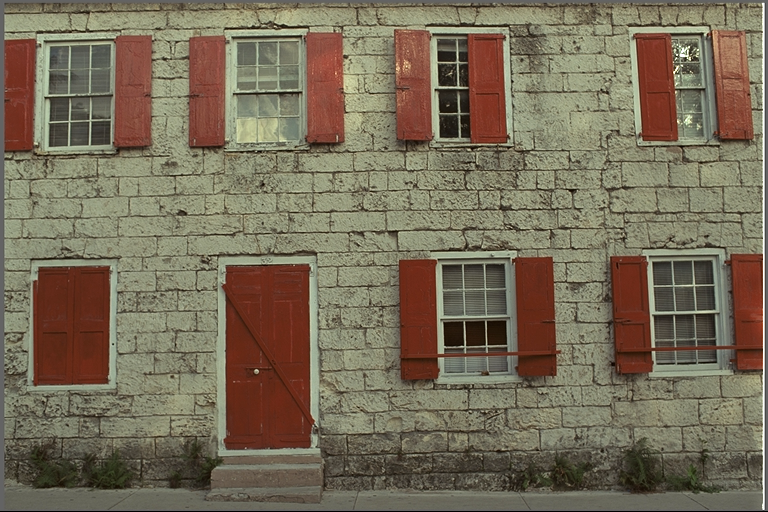
#> input picture kodim01.png, 768 x 512 px
$ python mul.py
#> lines starting #> are read from the running program, lines starting #| are printed output that depends on the picture
import numpy as np
import cv2 as cv

def multiply_demo(img, num):
    dst = cv.multiply(img,(num,num,num,num))
    return dst


if __name__ == '__main__':
    img = cv.imread('../kodim01.png')
#> img is the input picture: shape (512, 768, 3); mean B, G, R 88.4, 108.7, 119.8
    num = float(input())
#> the answer given: 3
    dst = multiply_demo(img,num)
#> in multiply_demo, `dst = cv.multiply(img,(num,num,num,num))`:
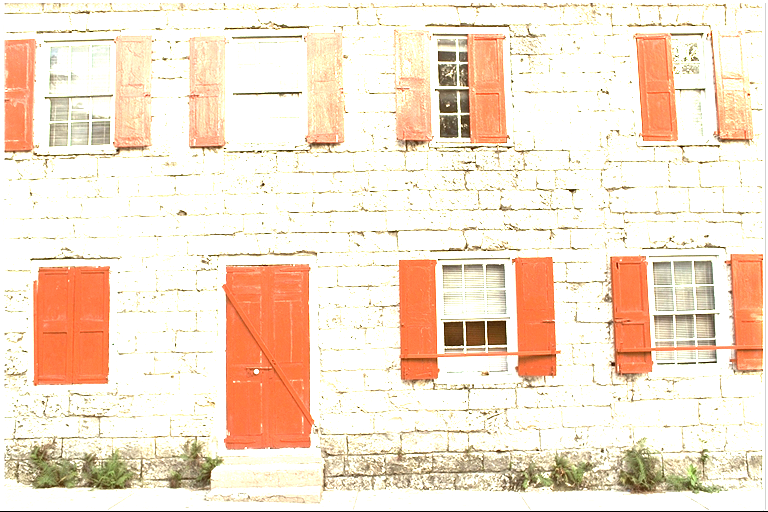
#> dst: shape (512, 768, 3); mean B, G, R 208.7, 225.8, 244.8
    #dst = cv.imread('../kodim23.png')
    # cv.imshow('img',img)
    # cv.imshow('dst',dst)
    for alp in range(0,100,1):
        now = cv.addWeighted(img,1-float(alp/100),dst,float(alp/100),0)
        cv.imshow('now',now)
        cv.waitKey(60)
    cv.waitKey(0)
    cv.destroyAllWindows()

$ run again, with apple.png copied over kodim01.png
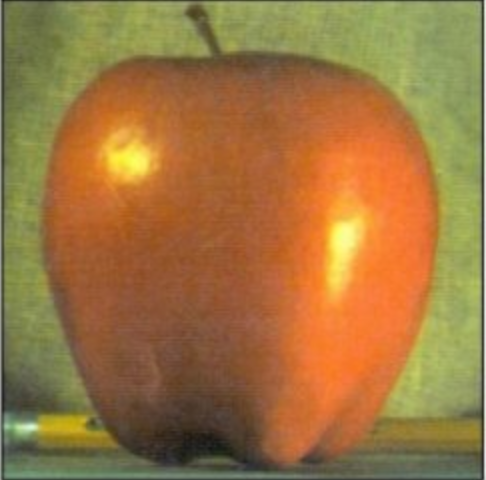
#> input picture apple.png, 486 x 480 px
#> img is the input picture: shape (480, 486, 3); mean B, G, R 64.5, 117.9, 157.5
#> in multiply_demo, `dst = cv.multiply(img,(num,num,num,num))`:
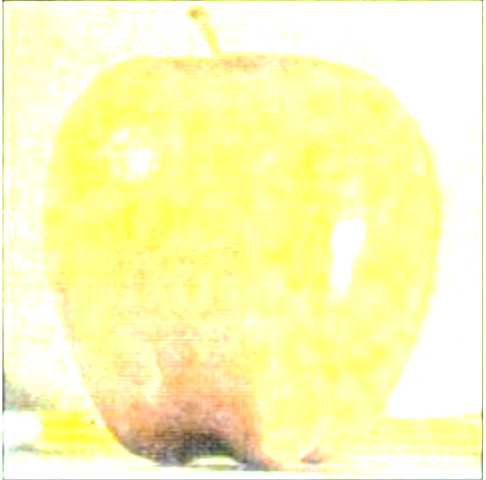
#> dst: shape (480, 486, 3); mean B, G, R 185.4, 249.6, 252
